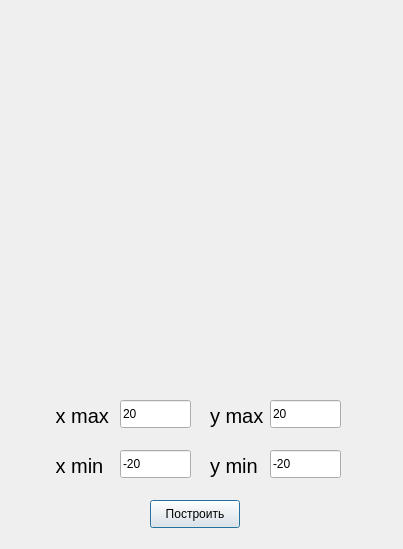
<?xml version="1.0" encoding="UTF-8"?>
<ui version="4.0">
 <class>Graph</class>
 <widget class="QDialog" name="Graph">
  <property name="geometry">
   <rect>
    <x>0</x>
    <y>0</y>
    <width>403</width>
    <height>549</height>
   </rect>
  </property>
  <property name="windowTitle">
   <string>Dialog</string>
  </property>
  <widget class="QCustomPlot" name="widget" native="true">
   <property name="geometry">
    <rect>
     <x>20</x>
     <y>70</y>
     <width>361</width>
     <height>301</height>
    </rect>
   </property>
  </widget>
  <widget class="QLabel" name="label_2">
   <property name="geometry">
    <rect>
     <x>50</x>
     <y>450</y>
     <width>61</width>
     <height>31</height>
    </rect>
   </property>
   <property name="font">
    <font>
     <pointsize>15</pointsize>
    </font>
   </property>
   <property name="text">
    <string> x min</string>
   </property>
  </widget>
  <widget class="QLabel" name="label_3">
   <property name="geometry">
    <rect>
     <x>210</x>
     <y>400</y>
     <width>61</width>
     <height>31</height>
    </rect>
   </property>
   <property name="font">
    <font>
     <pointsize>15</pointsize>
    </font>
   </property>
   <property name="text">
    <string>y max</string>
   </property>
  </widget>
  <widget class="QLineEdit" name="lineEditXmax">
   <property name="geometry">
    <rect>
     <x>120</x>
     <y>400</y>
     <width>71</width>
     <height>28</height>
    </rect>
   </property>
   <property name="text">
    <string>20</string>
   </property>
  </widget>
  <widget class="QLineEdit" name="lineEditXmin">
   <property name="geometry">
    <rect>
     <x>120</x>
     <y>450</y>
     <width>71</width>
     <height>28</height>
    </rect>
   </property>
   <property name="text">
    <string>-20</string>
   </property>
  </widget>
  <widget class="QLineEdit" name="lineEditYmax">
   <property name="geometry">
    <rect>
     <x>270</x>
     <y>400</y>
     <width>71</width>
     <height>28</height>
    </rect>
   </property>
   <property name="text">
    <string>20</string>
   </property>
  </widget>
  <widget class="QLineEdit" name="lineEditYmin">
   <property name="geometry">
    <rect>
     <x>270</x>
     <y>450</y>
     <width>71</width>
     <height>28</height>
    </rect>
   </property>
   <property name="text">
    <string>-20</string>
   </property>
  </widget>
  <widget class="QPushButton" name="pushButton">
   <property name="geometry">
    <rect>
     <x>150</x>
     <y>500</y>
     <width>90</width>
     <height>28</height>
    </rect>
   </property>
   <property name="text">
    <string>Построить</string>
   </property>
  </widget>
  <widget class="QLabel" name="label">
   <property name="geometry">
    <rect>
     <x>50</x>
     <y>400</y>
     <width>61</width>
     <height>31</height>
    </rect>
   </property>
   <property name="font">
    <font>
     <pointsize>15</pointsize>
    </font>
   </property>
   <property name="text">
    <string> x max</string>
   </property>
  </widget>
  <widget class="QLabel" name="label_4">
   <property name="geometry">
    <rect>
     <x>210</x>
     <y>450</y>
     <width>61</width>
     <height>31</height>
    </rect>
   </property>
   <property name="font">
    <font>
     <pointsize>15</pointsize>
    </font>
   </property>
   <property name="text">
    <string>y min</string>
   </property>
  </widget>
  <widget class="QLabel" name="labelV">
   <property name="geometry">
    <rect>
     <x>100</x>
     <y>20</y>
     <width>191</width>
     <height>20</height>
    </rect>
   </property>
   <property name="text">
    <string/>
   </property>
   <property name="alignment">
    <set>Qt::AlignCenter</set>
   </property>
  </widget>
 </widget>
 <customwidgets>
  <customwidget>
   <class>QCustomPlot</class>
   <extends>QWidget</extends>
   <header>qcustomplot.h</header>
   <container>1</container>
  </customwidget>
 </customwidgets>
 <resources/>
 <connections/>
</ui>
